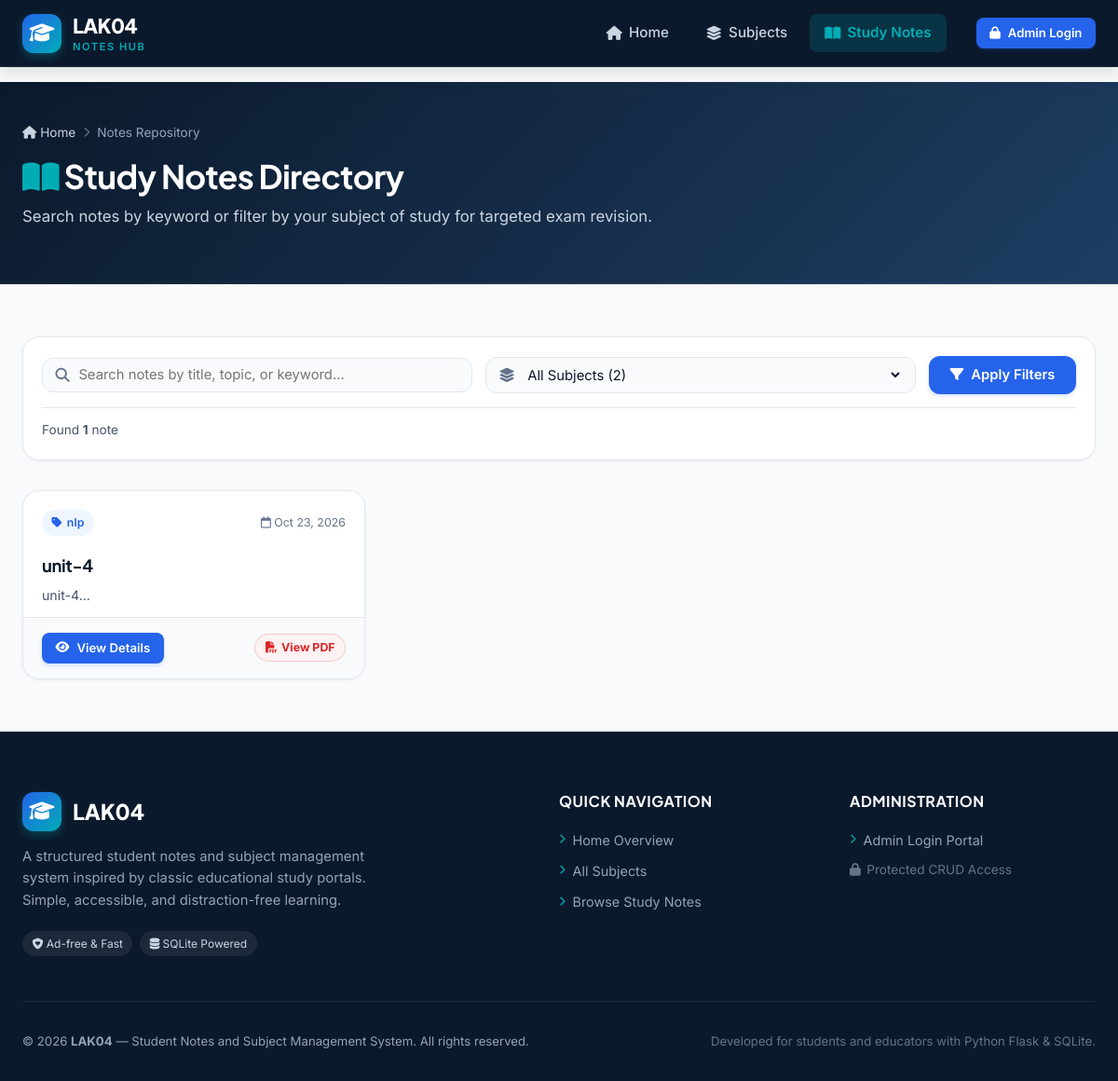
The app's page /notes with its own data.
### tables this page shows
CREATE TABLE notes (
            id INTEGER PRIMARY KEY AUTOINCREMENT,
            title TEXT NOT NULL,
            subject_id INTEGER NOT NULL,
            description TEXT,
            content TEXT NOT NULL,
            pdf_url TEXT,
            created_at TIMESTAMP DEFAULT CURRENT_TIMESTAMP,
            updated_at TIMESTAMP DEFAULT CURRENT_TIMESTAMP,
            FOREIGN KEY (subject_id) REFERENCES subjects (id) ON DELETE RESTRICT
        );

CREATE TABLE subjects (
            id INTEGER PRIMARY KEY AUTOINCREMENT,
            name TEXT UNIQUE NOT NULL,
            description TEXT,
            created_at TIMESTAMP DEFAULT CURRENT_TIMESTAMP
        );

### app.py (the view)
@app.route('/notes')
def notes_list():
    search = request.args.get('search', '').strip()
    subject_id_raw = request.args.get('subject_id', '').strip()
    subject_id = int(subject_id_raw) if subject_id_raw.isdigit() else None
    notes = get_all_notes(search=search if search else None, subject_id=subject_id)
    subjects = get_all_subjects()
    selected_subject = None
    if subject_id:
        selected_subject = get_subject_by_id(subject_id)
    return render_template(
        'notes.html',
        notes=notes,
        subjects=subjects,
        search=search,
        selected_subject_id=subject_id,
        selected_subject=selected_subject
    )

### app.py (called while the page is built, shortened)
def generate_csrf_token():
    if 'csrf_token' not in session:
        session['csrf_token'] = secrets.token_hex(32)
    return session['csrf_token']

@app.before_request
def csrf_protect():
    if request.method == "POST":
        token = request.form.get('csrf_token')
        expected_token = session.get('csrf_token')
        if not expected_token or not token or not secrets.compare_digest(token, expected_token):
            abort(403, description="CSRF token validation failed. Please refresh the page and try again.")

@app.context_processor
def inject_global_template_context():
    return {
        'csrf_token': generate_csrf_token(),
        'app_name': Config.APP_NAME,
        'app_tagline': Config.APP_TAGLINE,
        'current_year': datetime.now().year,
        'is_admin_logged_in': 'admin_id' in session,
        'admin_username': session.get('admin_username')
    }

@app.template_filter('format_date')
def format_date_filter(value, format_str="%b %d, %Y"):
    if not value:
        return ""
    if isinstance(value, datetime):
        return value.strftime(format_str)
    return str(value)

### models.py (called while the page is built)
def get_db():
    if 'db' not in g:
        g.db = sqlite3.connect(
            Config.DATABASE,
            detect_types=sqlite3.PARSE_DECLTYPES
        )
        g.db.row_factory = sqlite3.Row
        g.db.execute("PRAGMA foreign_keys = ON;")
    return g.db

def get_all_subjects(search=None):
    db = get_db()
    query = """
        SELECT s.id, s.name, s.description, s.created_at,
               COUNT(n.id) AS notes_count
        FROM subjects s
        LEFT JOIN notes n ON s.id = n.subject_id
    """
    params = []
    if search:
        query += " WHERE s.name LIKE ? OR s.description LIKE ?"
        term = f"%{search.strip()}%"
        params.extend([term, term])
    query += " GROUP BY s.id ORDER BY s.name ASC"
    return db.execute(query, params).fetchall()

### templates/notes.html (shortened to what this page needs)
{% extends "base.html" %}
{% block content %}
<div class="page-header-banner">
    <div class="content-container">
        <div class="breadcrumbs">
            <a href="{{ url_for('index') }}"><i class="fa-solid fa-house"></i> Home</a>
            <i class="fa-solid fa-chevron-right separator"></i>
            <span>Notes Repository</span>
        </div>
        <h1 class="page-title"><i class="fa-solid fa-book-open text-accent"></i> Study Notes Directory</h1>
        <p class="page-subtitle">Search notes by keyword or filter by your subject of study for targeted exam revision.</p>
    </div>
</div>
<section class="section-padding">
    <div class="content-container">
        <div class="filter-bar notes-filter-bar">
            <form action="{{ url_for('notes_list') }}" method="GET" class="notes-filter-form" id="notes-filter-form">
                <div class="filter-input-group search-group">
                    <i class="fa-solid fa-magnifying-glass filter-icon"></i>
                    <input
                        type="text"
                        name="search"
                        value="{{ search }}"
                        placeholder="Search notes by title, topic, or keyword..."
                        id="notes-search-input"
                    >
                </div>
                <div class="filter-input-group select-group">
                    <i class="fa-solid fa-layer-group filter-icon"></i>
                    <select name="subject_id" id="subject-filter-select" onchange="this.form.submit()">
                        <option value="">All Subjects ({{ subjects|length }})</option>
                    </select>
                </div>
                <button type="submit" class="btn btn-primary filter-submit-btn">
                    <i class="fa-solid fa-filter"></i> Apply Filters
                </button>
            </form>
            <div class="catalog-summary">
                <span>Found <strong>{{ notes|length }}</strong> {{ 'note' if notes|length == 1 else 'notes' }}</span>
            </div>
        </div>
        {% if notes %}
            <div class="notes-grid">
                {% for note in notes %}
                    <article class="note-card">
                        <div class="note-card-header">
                            <a href="{{ url_for('notes_list', subject_id=note.subject_id) }}" class="subject-tag" title="Filter by {{ note.subject_name }}">
                                <i class="fa-solid fa-tag"></i> {{ note.subject_name }}
                            </a>
                            <span class="note-date">
                                <i class="fa-regular fa-calendar"></i> {{ note.created_at|format_date }}
                            </span>
                        </div>
                        <div class="note-card-body">
                            <h3 class="note-title">
                                <a href="{{ url_for('note_detail', note_id=note.id) }}">{{ note.title }}</a>
                            </h3>
                            <p class="note-snippet">
                                {{ note.description or (note.content[:140] ~ '...') }}
                            </p>
                        </div>
                        <div class="note-card-footer">
                            <a href="{{ url_for('note_detail', note_id=note.id) }}" class="btn btn-primary btn-sm">
                                <i class="fa-solid fa-eye"></i> View Details
                            </a>
                            {% if note.pdf_url %}
                                <a href="{{ note.pdf_url }}" target="_blank" rel="noopener noreferrer" class="pdf-indicator" title="View PDF Document">
                                    <i class="fa-solid fa-file-pdf"></i> View PDF
                                </a>
                            {% endif %}
                        </div>
                    </article>
                {% endfor %}
            </div>
        {% endif %}
    </div>
</section>
{% endblock %}

### records on screen
notes: subject_name "nlp", created_at "Oct 23, 2026", title "unit-4", description+content "unit-4..."

### other values on screen
{{ app_name }} "LAK04"
{{ notes|length }} "1"
{{ 'note' if notes|length == 1 else 'notes' }} "note"
